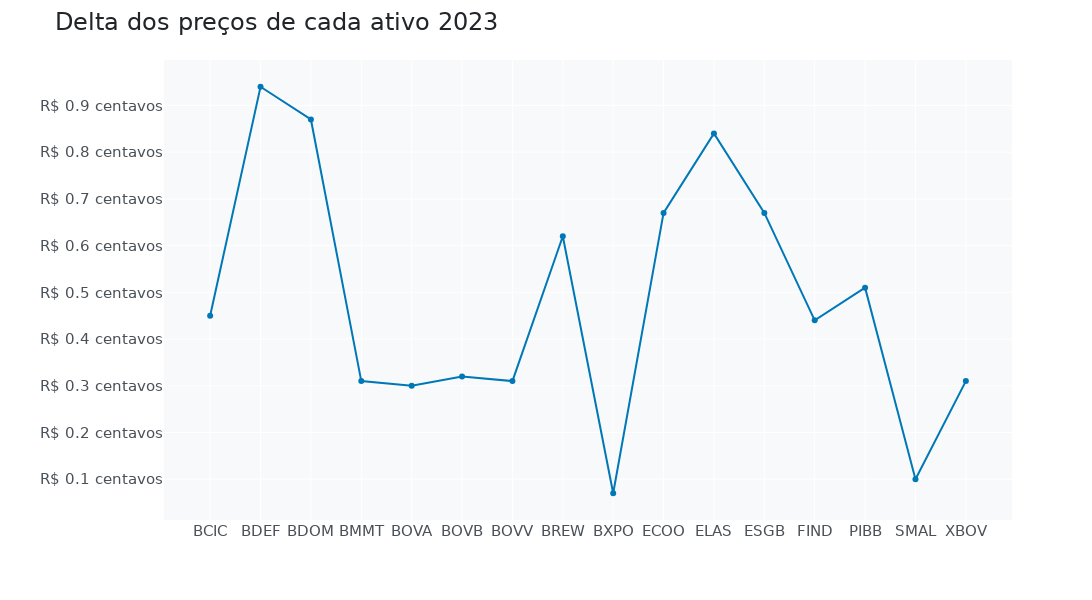

Source (notebook cell):
### Code cell
def gerar_grafico_variacao_preco():
    
    fig = px.line(
        data_frame= df_variation,
        x='TckrSymb',
        y='Return',
        markers=True,
        labels={'TckrSymb':'Ativo'},
        color_discrete_sequence=[AZUL2, VERMELHO1,AMARELO1,VERDE1, CINZA3]        
    )
    
    fig.update_yaxes(tickprefix="R$ ", ticksuffix=" centavos")
    
    fig.update_layout(
        width=1200, 
        height=600, 
        font_family = 'DejaVu Sans', 
        font_size=15, 
        font_color= CINZA2, 
        title_font_color= CINZA1, 
        title_font_size=24,
        title_text='Delta dos preços de cada ativo 2023',
        xaxis_title='', 
        yaxis_title='', 
        plot_bgcolor= CINZA5
    )
    
    fig.update_xaxes(tickvals=df_variation.TckrSymb)
    fig.update_traces(mode='markers+lines', hovertemplate ='<b>ATIVO:<b> %{x} <b>|<b> <b>VARIAÇÃO:<b> %{y}')
    fig.update_layout(hovermode='closest')    
    fig.update_layout(hovermode='x')          
    fig.update_layout(hovermode='x unified')  

    return fig

gerar_grafico_variacao_preco()

### Figure 1 — Plotly figure (JSON) as saved in the notebook; plotly's stock layout.template omitted (floating-point values rounded to 4 significant figures)
{"data": [{"hovertemplate": "<b>ATIVO:<b> %{x} <b>|<b>  <b>VARIAÇÃO:<b> %{y}", "legendgroup": "", "line": {"color": "#0077b6", "dash": "solid"}, "marker": {"symbol": "circle"}, "mode": "markers+lines", "name": "", "orientation": "v", "showlegend": false, "type": "scatter", "x": ["BCIC", "BDEF", "BDOM", "BMMT", "BOVA", "BOVB", "BOVV", "BREW", "BXPO", "ECOO", "ELAS", "ESGB", "FIND", "PIBB", "SMAL", "XBOV"], "xaxis": "x", "y": [0.45, 0.94, 0.87, 0.31, 0.3, 0.32, 0.31, 0.62, 0.07, 0.67, 0.84, 0.67, 0.44, 0.51, 0.1, 0.31], "yaxis": "y"}], "layout": {"font": {"color": "#495057", "family": "DejaVu Sans", "size": 15}, "height": 600, "hovermode": "x unified", "legend": {"tracegroupgap": 0}, "margin": {"t": 60}, "plot_bgcolor": "#f8f9fa", "title": {"font": {"color": "#212529", "size": 24}, "text": "Delta dos preços de cada ativo 2023"}, "width": 1200, "xaxis": {"anchor": "y", "domain": [0, 1], "tickvals": ["BCIC", "BDEF", "BDOM", "BMMT", "BOVA", "BOVB", "BOVV", "BREW", "BXPO", "ECOO", "ELAS", "ESGB", "FIND", "PIBB", "SMAL", "XBOV"], "title": {"text": ""}}, "yaxis": {"anchor": "x", "domain": [0, 1], "tickprefix": "R$ ", "ticksuffix": " centavos", "title": {"text": ""}}}}
